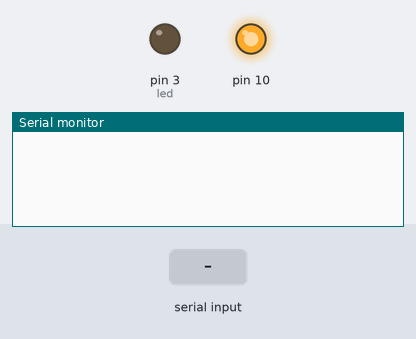
The sketch below on a simulated Arduino Uno, built with avr-gcc and run on an emulated ATmega328P. Shown: output pins drawn as LEDs (lit = HIGH), the last lines printed to the serial monitor. The inputs (shaded band) are chosen by the test bench. No radio packets arrive unless stated.

Above: at 1.2 s.
1.3 s: "m" received over Serial
At 2.5 s:
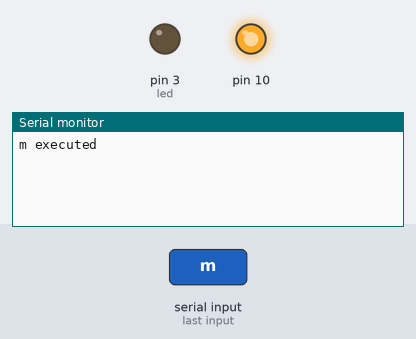
2.8 s: "d" received over Serial
At 3.7 s:
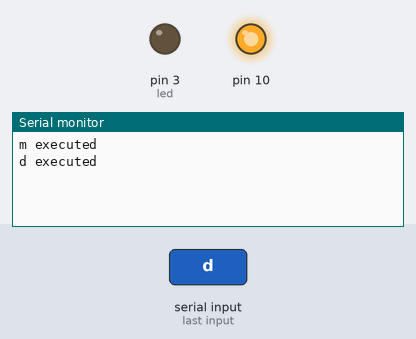

Measured:
- after the input at 1.3 s, the serial monitor: prints a new line at once (image 1)
- after the input at 2.8 s, the serial monitor: prints a new line at once (image 2)

The sketch:

COMMAND_MODULE_NRF.ino
```cpp
/*
  Arduino Wireless Network - Multiple NRF24L01 Tutorial
          == Base/ Master Node 00==
  by Dejan, www.HowToMechatronics.com
  Libraries:
  nRF24/RF24, https://github.com/nRF24/RF24
  nRF24/RF24Network, https://github.com/nRF24/RF24Network
*/
#include <RF24Network.h>
#include <RF24.h>
#include <SPI.h>
#define led 3
RF24 radio(12, 11);               // nRF24L01 (CE,CSN)
RF24Network network(radio);      // Include the radio in the network
const uint16_t this_node = 00;   // Address of this node in Octal format ( 04,031, etc)
const uint16_t node01 = 01;      // Address of the other node in Octal format
const uint16_t node012 = 012;
const uint16_t node022 = 022;
void setup() {
  SPI.begin();
  radio.begin();
  network.begin(90, this_node);  //(channel, node address)
  radio.setDataRate(RF24_2MBPS);
  pinMode(led, OUTPUT);
  Serial.begin(9600);
}
void loop() {
  network.update();
  //===== Receiving =====//
  while ( network.available() )
  { // Is there any incoming data?
    RF24NetworkHeader header;
    unsigned long incomingData;
    network.read(header, &incomingData, sizeof(incomingData)); // Read the incoming data
    digitalWrite(led, HIGH);
    delay(20);
    digitalWrite(led, LOW); // PWM output to LED 01 (dimming)
  }
  //===== Sending =====//

  if (Serial.available())
  {
    char data = Serial.read();
    if (data == 'm')
    {
      unsigned long angleValue = 1;
      RF24NetworkHeader header2(node01);     // (Address where the data is going)
      bool ok = network.write(header2, &angleValue, sizeof(angleValue)); // Send the data
      Serial.println("m executed");

    }
    if (data == 'd')
    {
      unsigned long buttonState = 2;
      RF24NetworkHeader header4(node012);    // (Address where the data is going)
      bool ok3 = network.write(header4, &buttonState, sizeof(buttonState)); // Send the data
      Serial.println("d executed");
    }
  }
}
```
